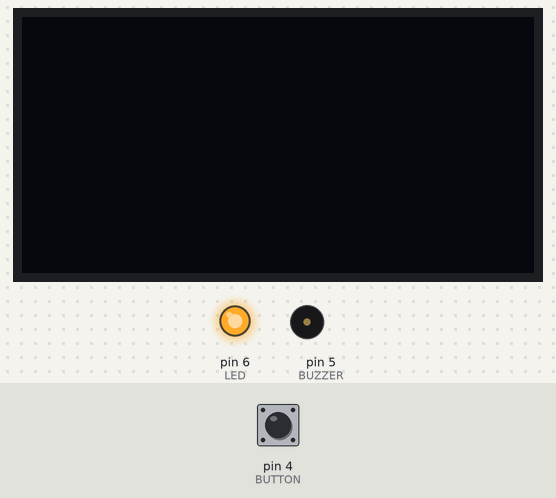
A sketch run on a simulated Arduino Uno, built with avr-gcc and run on an emulated ATmega328P. Shown: 128×64 one-colour display, output pins drawn as LEDs (lit = HIGH), buzzer (waves = sounding). The test bench sets the inputs (shaded band); at power-on: pin 4 (BUTTON) LOW. Random numbers use the default seed unless the sketch sets one.

Above: at 1.2 s.
1.3 s: pin 4 (BUTTON) pulled HIGH for 0.15 s
At 3.4 s:
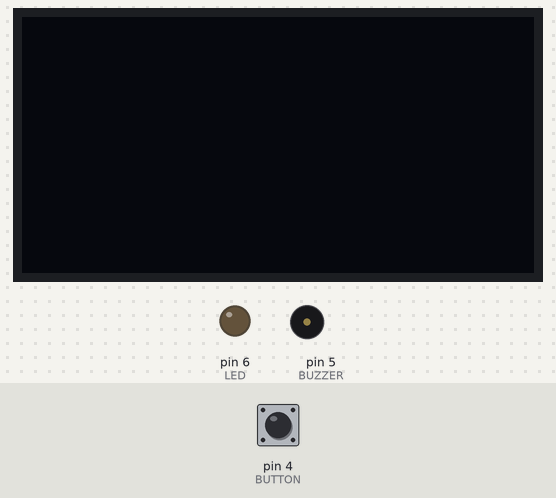
4.4 s: pin 4 (BUTTON) pulled HIGH for 1 s
At 5.2 s:
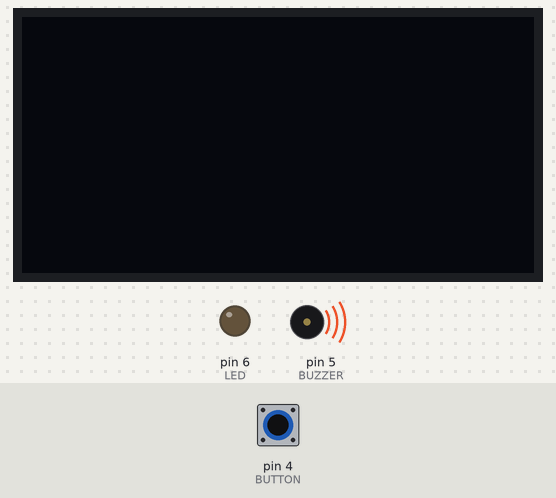
Timing chart, 0 to 10.5 s (numbered marks = the images above; inputs shaded):
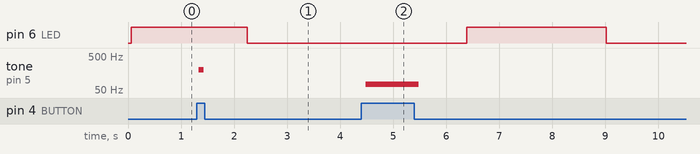

The sketch:

sketch_career_day.ino
```cpp
#include "Arduino_SensorKit.h"
#define BUTTON 4
#define BUZZER 5
#define LED 6

int buttonState = 0;
bool buttonAlreadyProcessed = false;
bool isLightOn = false;
unsigned long currentTime = 0;
unsigned long timer = 0;
long randomNumber;
int score = 0;

void setup() {
  // put your setup code here, to run once:
  pinMode(BUTTON, INPUT);
  pinMode(BUZZER, OUTPUT);
  pinMode(LED, OUTPUT);
  Oled.begin();
  Oled.setFlipMode(true);
  Oled.setFont(u8x8_font_chroma48medium8_r);
  randomSeed(analogRead(0));

  newGame();
}

void loop() {
  // put your main code here, to run repeatedly:
  currentTime = millis();

  // if the timer has elapsed, toggle the light, and set a new timer
  if (currentTime > timer) {
    toggleLight();
    setTimer();
  }

  if (buttonAlreadyProcessed) {
    if (!isButtonPressed()) {
      // the button has been released - re-enable it
      buttonAlreadyProcessed = false;
    }
  } else if (isButtonPressed()) {
    handleButtonPress();
  }
}

void handleButtonPress() {
  // when the button is pressed, if the light is on - add a point
  if (isLightOn) {
    addPoint();
  } else {  // else, when the light is off - end the game
    gameOver();
  }

  buttonAlreadyProcessed = true; // BUGFIX: don't count button presses more than once
}

void setTimer() {
  // pick a random number from 1000-4999 - how long to leave the light on in milliseconds
  randomNumber = random(1000, 5000);
  timer = millis() + randomNumber;
}

void turnLightOn() {
  isLightOn = true;
  digitalWrite(LED, HIGH);
}

void turnLightOff() {
  isLightOn = false;
  digitalWrite(LED, LOW);
}

void toggleLight() {
  if (isLightOn) {
    turnLightOff();
  } else {
    turnLightOn();
  }
}

bool isButtonPressed() {
  return digitalRead(BUTTON) == HIGH;
}

void addPoint() {
  // add a point
  score = score + 1;

  // update the screen
  displayScore();

  // play "ding" noise
  tone(BUZZER, 200);
  delay(100);
  noTone(BUZZER);
}

void newGame() {
  score = 0;
  displayScore();
}

void gameOver() {
  // show "Game Over" on the screen
  Oled.clearDisplay();
  Oled.setCursor(0, 33);
  Oled.print("Game Over! :(");
  Oled.refreshDisplay();

  // play "buzz" noise
  tone(BUZZER, 75);
  delay(1000);
  noTone(BUZZER);

  // start a new game
  newGame();
}

void displayScore() {
  Oled.clearDisplay();
  Oled.setCursor(0, 33);
  Oled.print(score);
  Oled.refreshDisplay();
}
```

Measured:
- after the input at 1.3 s, tone on pin 5 (BUZZER): silent → 200 Hz at once, → silent 0.10 s later
- after the input at 4.4 s, tone on pin 5 (BUZZER): silent → 75 Hz after 0.08 s, → silent 1.0 s later
